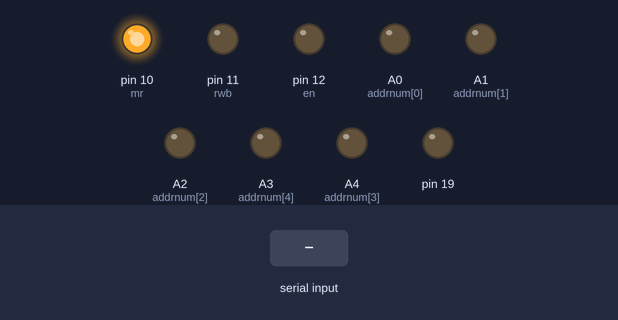
Simulated run of this sketch. Board: Arduino Uno, built with avr-gcc and run on an emulated ATmega328P. On the bench: output pins drawn as LEDs (lit = HIGH). Inputs (shaded band) come from the test bench. Pins used as bus, display or sensor lines are not drawn; what the sketch prints to the serial monitor is not drawn.

Above: at 0.01 s.
At 1.2 s:
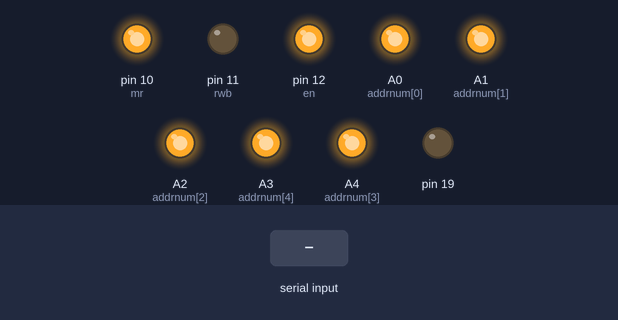
1.3 s: "1" received over Serial
Timing chart, 0 to 4.3 s (numbered marks = the images above; inputs shaded):
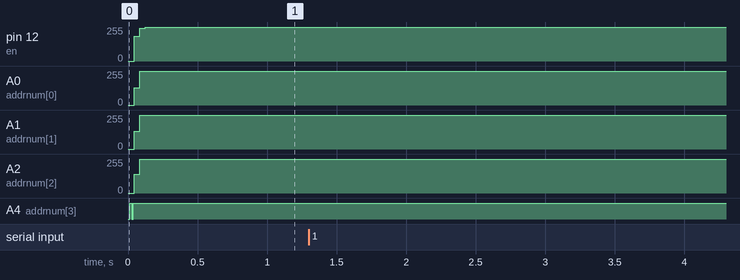

Measured:
- after the input at 1.3 s, every drawn part: stays the same

The sketch:

Arduino_program.ino
```cpp
#define rwb 11   //RW
#define mr 10
#define en 12
#define clk 9

//uint8_t switch_table[16] = {};

const char switchnum[] = {2, 3, 4, 5, 6, 7, 8, 13};
const char addrnum[] = {A0, A1, A2, A4, A3};

uint8_t rcvbuffer[256] = {};

int state = 0;

uint8_t readPin(uint8_t addr)
{
  uint8_t i = 0, res = 0;
  digitalWrite(rwb, 1);
  for (i = 0; i <= 4; i++)
  {
    digitalWrite(addrnum[i], addr & 0x01 ? HIGH : LOW);
    addr >>= 1;
  }
  digitalWrite(en, 0);
  delayMicroseconds(10);
  for (i = 0; i < 8; i++)
  {
//    pinMode(switchnum[i], INPUT_PULLUP);
//    delayMicroseconds(10);
    res += digitalRead(switchnum[i]) << i;
  }
  digitalWrite(en, 1);
  return res;
}

void writePin(uint8_t addr, uint8_t n)
{
  uint8_t i = 0;
  digitalWrite(rwb, 0);
  for (i = 0; i <= 4; i++)
  {
    digitalWrite(addrnum[i], addr & 0x01 ? HIGH : LOW);
    Serial.println(addr & 0x01 ? HIGH : LOW);
    addr = addr >> 1;
  }
  for (i = 0; i < 8; i++)
  {
    pinMode(switchnum[i], OUTPUT);
    Serial.print(n & 0x01 ? HIGH : LOW);
    digitalWrite(switchnum[i], n & 0x01 ? HIGH : LOW);
    n = n >> 1;
  }
  digitalWrite(en, 0);
  //delay(100);
  delayMicroseconds(400);
  digitalWrite(en, 1);
  for (i = 0; i < 8; i++)
  {
    pinMode(switchnum[i], INPUT_PULLUP);
    delayMicroseconds(10);
  }
}

void setup() {
  // put your setup code here, to run once:
  int i = 0;

  DDRC = 0xff; //端口C设置为输出,A0~A5,in fact 0x3F will be OK because there are only six PINs while 0x3F is B00111111
  PORTC = 0x00; //端口C初始值设置为0

  pinMode(en, OUTPUT);
  pinMode(mr, OUTPUT);
  pinMode(rwb, OUTPUT);
  pinMode(clk, OUTPUT);

  for (i = 0; i < 8; i++)
  {
    pinMode(switchnum[i], INPUT_PULLUP);
    delayMicroseconds(10);
  }

  digitalWrite(en, 1);
  digitalWrite(mr, 0);
  digitalWrite(rwb, 1);
  digitalWrite(clk, 1);

  delay(1);
  digitalWrite(mr, 1);

  for (i = 0; i < 32; i++)writePin(i, 0);
  //Considering add self-check programme.

  Serial.begin(115200);
  //while (Serial.available() > 0)Serial.read();
  //Serial.println("Initialization Completed.");
}

void loop() {
  // put your main code here, to run repeatedly:
  uint8_t readbuf = 0;
  int readlen = 0;

  if (Serial.available())
  {
        switch (state)
        {
          case 0:
            Serial.print("Readbuf = ");
            readbuf = Serial.read();

            Serial.println(readbuf);
            if (readbuf == 0x01)state = 1; //0x01 for read
            else if (readbuf == 0x02)state = 2; //0x02 for write
            else if (readbuf == 0x03)state = 3; //0x03 for control
            else state = 0;
            break;
          case 1://Read Mode
            readlen = Serial.read();
            Serial.print("Length = ");
            Serial.println(readlen);
            while (Serial.available() < readlen);
            Serial.readBytes(rcvbuffer, readlen);
            for(int i=0;i<readlen;i++)
            {
              Serial.print("Switch ");
              Serial.print((int)rcvbuffer[i]);
              Serial.print(" = ");
              Serial.println(readPin(rcvbuffer[i]&0x1F));
            }
            state = 0;
            break;
          case 2://Write Mode
            readlen = Serial.read();
            Serial.print("Length = ");
            Serial.println(readlen);
            while (Serial.available() < readlen);
            Serial.readBytes(rcvbuffer, readlen);
            for(int i=0;i<(readlen>>1);i++)
            {
              writePin(rcvbuffer[i<<1]&0x1F,rcvbuffer[(i<<1)+1]);
              Serial.print("Switch ");
              Serial.print((int)rcvbuffer[i<<1]);
              Serial.print(" to ");
              Serial.println((int)rcvbuffer[(i<<1)+1]);
            }
            state = 0;
            break;
          case 3:
            readlen = Serial.read();
            Serial.print("Length = ");
            Serial.println(readlen);
            while (Serial.available() < readlen);
            Serial.readBytes(rcvbuffer, readlen);

            state = 0;
            break;
          default:
            Serial.print("State = ");
            Serial.println(state);
            state = 0;
        }
  }

  delay(10);
}
```
